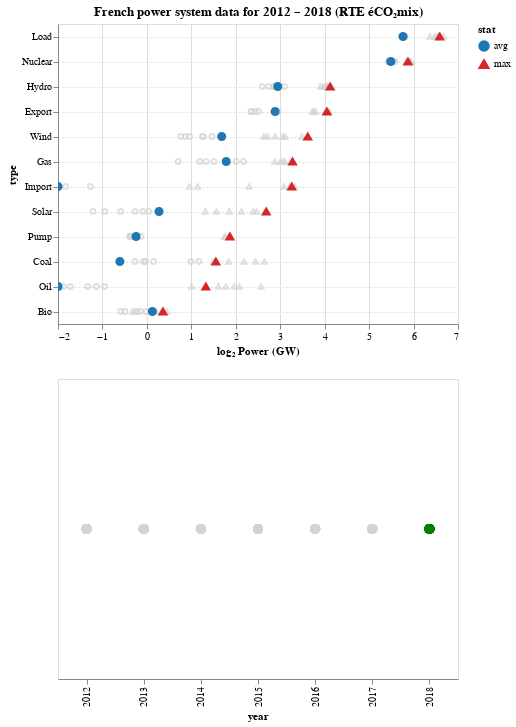

The notebook cell this image was saved under:
### Markdown cell above
### All years - with interactive selection

### Code cell
selector = alt.selection_single(
    fields=['year'],
    empty='none',
    on='mouseover',
    nearest=True,
    init=alt.SelectionInitMapping(year=2018)
)

base = alt.Chart(stats_yl).properties(
    width=400,
).add_selection(selector)

# The Dot plot
values  = base.mark_point().encode(
    x=alt.X('log2', 
        scale = alt.Scale(
            domain=(-2,7),
            clamp=True # nice for interactive charts. otherwise, clip=True may be better
        ),
        axis=alt.Axis(title='log₂ Power (GW)')
    ),
    y=alt.Y('type', sort=sorted_types),
    shape=alt.Shape(
        'stat', 
        scale=shape_scale
    ),
    # Make color, size, etc... interactive
    fill=alt.condition(
        selector,
        alt.Color('stat:N',scale=color_scale),
        alt.value('lightgray')
    ),
    stroke=alt.condition(
        selector,
        alt.Color('stat:N',scale=color_scale),
        alt.value('lightgray')
    ),
    fillOpacity=alt.condition(selector,
                        alt.value(1),
                        alt.value(0)),
    opacity=alt.condition(selector,
                        alt.value(1),
                        alt.value(0.7)),
    size=alt.condition(selector,
                       alt.value(50),
                       alt.value(25)),
    tooltip=['year', 'value']
).properties(
    title='French power system data for 2012 – 2018 (RTE éCO₂mix)'
).interactive()

# Year selector
years = base.mark_point(filled=True, size=100).encode(
    x='year:O',
    color=alt.condition(selector,
                        alt.value('green'),
                        alt.value('lightgray')),
)

chart = values & years
chart.configure_axisY(
    grid=True,
    gridDash=(2,2)
)

### Figure 1 — Vega-Lite specification as saved in the notebook (floating-point values rounded to 4 significant figures; data arrays with more than 128 entries replaced by an {"elided": "..."} marker saying what was removed)
{"$schema": "https://vega.github.io/schema/vega-lite/v3.4.0.json", "config": {"axisY": {"grid": true, "gridDash": [2, 2]}, "mark": {"tooltip": null}, "view": {"height": 300, "width": 400}}, "data": {"name": "data-7a831517b55962d7905f31c6a5f73b7f"}, "datasets": {"data-7a831517b55962d7905f31c6a5f73b7f": {"elided": "168 records"}}, "vconcat": [{"encoding": {"fill": {"condition": {"field": "stat", "scale": {"domain": ["avg", "max"], "range": ["#1f77b4", "#d62728"]}, "selection": "selector004", "type": "nominal"}, "value": "lightgray"}, "fillOpacity": {"condition": {"selection": "selector004", "value": 1}, "value": 0}, "opacity": {"condition": {"selection": "selector004", "value": 1}, "value": 0.7}, "shape": {"field": "stat", "scale": {"domain": ["avg", "max"], "range": ["circle", "triangle-up"]}, "type": "nominal"}, "size": {"condition": {"selection": "selector004", "value": 50}, "value": 25}, "stroke": {"condition": {"field": "stat", "scale": {"domain": ["avg", "max"], "range": ["#1f77b4", "#d62728"]}, "selection": "selector004", "type": "nominal"}, "value": "lightgray"}, "tooltip": [{"field": "year", "type": "quantitative"}, {"field": "value", "type": "quantitative"}], "x": {"axis": {"title": "log₂ Power (GW)"}, "field": "log2", "scale": {"clamp": true, "domain": [-2, 7]}, "type": "quantitative"}, "y": {"field": "type", "sort": ["Load", "Nuclear", "Hydro", "Export", "Wind", "Gas", "Import", "Solar", "Pump", "Coal", "Oil", "Bio"], "type": "nominal"}}, "mark": "point", "selection": {"selector004": {"empty": "none", "fields": ["year"], "init": {"year": 2018}, "nearest": true, "on": "mouseover", "type": "single"}, "selector005": {"bind": "scales", "encodings": ["x", "y"], "type": "interval"}}, "title": "French power system data for 2012 – 2018 (RTE éCO₂mix)", "width": 400}, {"encoding": {"color": {"condition": {"selection": "selector004", "value": "green"}, "value": "lightgray"}, "x": {"field": "year", "type": "ordinal"}}, "mark": {"filled": true, "size": 100, "type": "point"}, "selection": {"selector004": {"empty": "none", "fields": ["year"], "init": {"year": 2018}, "nearest": true, "on": "mouseover", "type": "single"}}, "width": 400}]}
